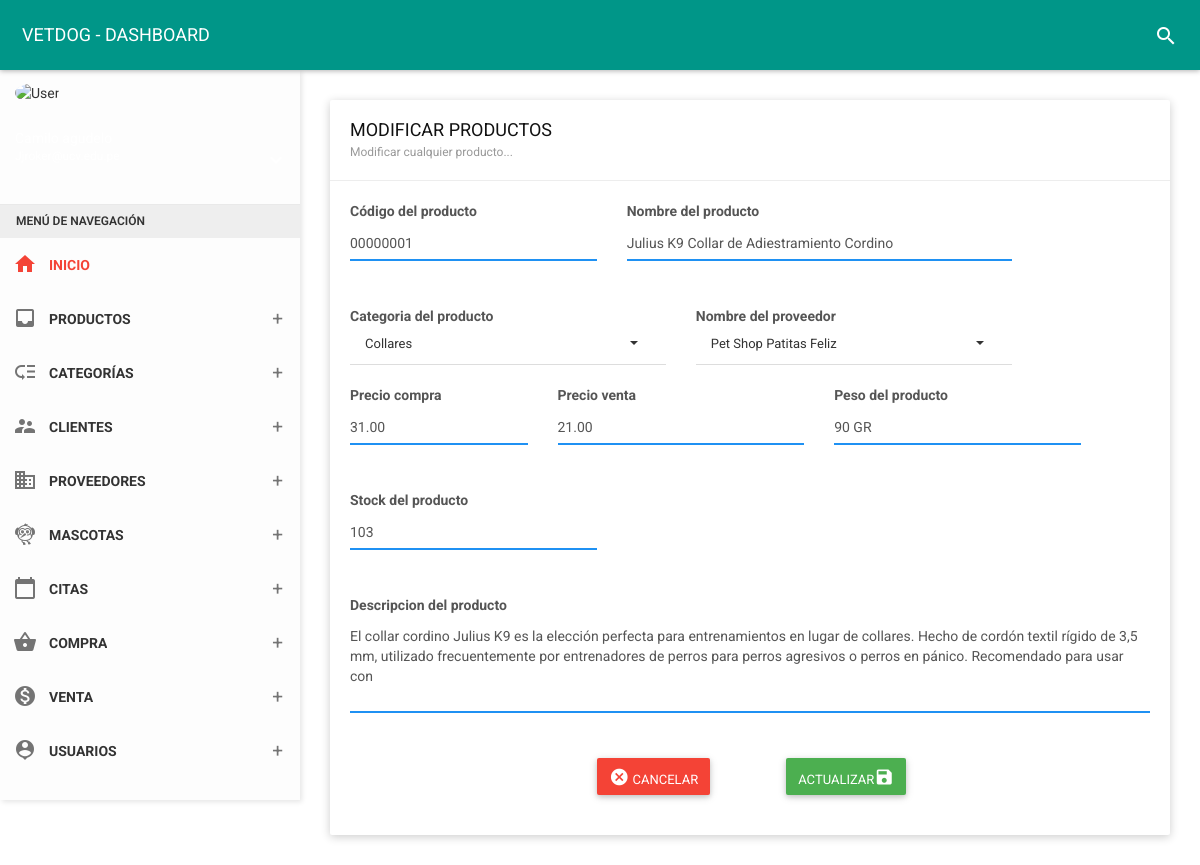
The app's page /vista/productos/edit?id=1 (signed in) with its own data.
### tables this page shows
CREATE TABLE `products` (
  `id_prod` int(11) NOT NULL,
  `codigo` char(14) NOT NULL,
  `id_cate` int(11) NOT NULL,
  `foto` varchar(255) NOT NULL,
  `nompro` varchar(100) NOT NULL,
  `peso` char(5) NOT NULL,
  `id_prove` int(11) NOT NULL,
  `descp` varchar(255) NOT NULL,
  `preciC` decimal(10,2) NOT NULL,
  `precV` decimal(10,2) NOT NULL,
  `stock` char(4) NOT NULL,
  `estado` char(1) NOT NULL,
  `fere` timestamp NOT NULL DEFAULT current_timestamp() ON UPDATE current_timestamp()
);

CREATE TABLE `category` (
  `id_cate` int(11) NOT NULL,
  `nomcate` varchar(50) NOT NULL,
  `estado` char(1) NOT NULL,
  `fere` timestamp NOT NULL DEFAULT current_timestamp() ON UPDATE current_timestamp()
);

CREATE TABLE `supplier` (
  `id_prove` int(11) NOT NULL,
  `nomprove` varchar(255) NOT NULL,
  `ruc` char(14) NOT NULL,
  `direcc` varchar(200) NOT NULL,
  `pais` varchar(50) NOT NULL,
  `tele` char(12) NOT NULL,
  `corre` varchar(35) NOT NULL,
  `estado` char(1) NOT NULL,
  `fere` timestamp NOT NULL DEFAULT current_timestamp() ON UPDATE current_timestamp()
);

### vista/productos/edit.php (the view, shortened to what this page needs)
<!DOCTYPE html>
<html>
<head>
    <link href="../../assets/plugins/bootstrap-select/css/bootstrap-select.css" rel="stylesheet" />
    <link href="../../assets/plugins/bootstrap/css/bootstrap.css" rel="stylesheet">
    <link href="../../assets/plugins/node-waves/waves.css" rel="stylesheet" />
    <link href="../../assets/plugins/animate-css/animate.css" rel="stylesheet" />
    <link href="../../css/style.css" rel="stylesheet">
    <link href="../../assets/css/themes/all-themes.css" rel="stylesheet" />
    <link rel="stylesheet" href="https://cdnjs.cloudflare.com/ajax/libs/limonte-sweetalert2/11.1.9/sweetalert2.min.css" />
</head>
<body class="theme-red">
    <nav class="navbar">
        <div class="container-fluid">
            <div class="navbar-header">
                <a class="navbar-brand" href="../panel-admin/administrador"> VETDOG - DASHBOARD </a>
            </div>
            <div class="collapse navbar-collapse" id="navbar-collapse">
                <ul class="nav navbar-nav navbar-right">
                    <li><a href="javascript:void(0);" class="js-search" data-close="true"><i class="material-icons">search</i></a></li>
                </ul>
            </div>
        </div>
    </nav>
    <?php include_once __DIR__ . '../../menu.php'; ?>
    <section class="content">
        <div class="container-fluid">
            <div class="row clearfix">
                <div class="col-lg-12 col-md-12 col-sm-12 col-xs-12">
                    <div class="card">
                        <div class="header">
                            <h2>
                                MODIFICAR PRODUCTOS
                                <small>Modificar cualquier producto...</small>
                            </h2>
                        </div>
                        <div class="body">
                            <?php
                            $db = new Database();
                            $con = $db->getMysqli();
                            $id = $_GET['id'];
                            $sql = "SELECT products.id_prod, products.codigo, category.id_cate, category.nomcate, products.foto, products.nompro, products.peso, supplier.id_prove, supplier.nomprove, supplier.ruc, supplier.direcc, supplier.tele, supplier.pais, supplier.corre,products.descp, products.preciC, products.precV, products.stock, products.estado, products.fere FROM products INNER JOIN category ON products.id_cate =category.id_cate INNER JOIN supplier ON products.id_prove = supplier.id_prove  WHERE id_prod= '$id'";
                            $query  = $con->query($sql);
                            $data =  array();
                            if ($query) {
                                while ($r = $query->fetch_object()) {
                                    $data[] = $r;
                                }
                            }
                            ?>
                            <?php if (count($data) > 0) : ?>
                                <?php foreach ($data as $d) : ?>
                                    <form method="POST" autocomplete="off" action="../../folder/productos?id=<?php echo $d->id_prod; ?>">
                                        <div class="row clearfix">
                                            <div class="col-sm-4">
                                                <label class="control-label">Código del producto</label>
                                                <div class="form-group">
                                                    <div class="form-line">
                                                        <input type="text" name="codigo" value="<?php echo $d->codigo; ?>" onKeypress="if (event.keyCode < 45 || event.keyCode > 57) event.returnValue = false;" maxlength="8" required class="form-control" placeholder="Código del producto..." />
                                                    </div>
                                                </div>
                                            </div>
                                            <div class="col-sm-6">
                                                <label class="control-label">Nombre del producto</label>
                                                <div class="form-group">
                                                    <div class="form-line">
                                                        <input type="text" name="nompro" value="<?php echo $d->nompro; ?>" required class="form-control" placeholder="Nombre del producto..." />
                                                    </div>
                                                </div>
                                            </div>
                                            <div class="col-sm-5">
                                                <label class="control-label">Categoria del producto</label>
                                                <select class="form-control show-tick" name="id_cate">
                                                    <option value="<?php echo $d->id_cate; ?>"><?php echo $d->nomcate; ?></option>
                                                </select>
                                            </div>
                                            <div class="col-sm-5">
                                                <label class="control-label">Nombre del proveedor</label>
                                                <select class="form-control show-tick" name="id_prove">
                                                    <option value="<?php echo $d->id_prove; ?>"><?php echo $d->nomprove; ?></option>
                                                </select>
                                            </div>
                                            <div class="col-sm-3">
                                                <label class="control-label">Precio compra</label>
                                                <div class="form-group">
                                                    <div class="form-line">
                                                        <input type="text" value="<?php echo $d->preciC; ?>" name="preciC" onKeypress="if (event.keyCode < 45 || event.keyCode > 57) event.returnValue = false;" required class="form-control" placeholder="Precio compra..." />
                                                    </div>
                                                </div>
                                            </div>
                                            <div class="col-sm-4">
                                                <label class="control-label">Precio venta</label>
                                                <div class="form-group">
                                                    <div class="form-line">
                                                        <input type="text" name="precV" value="<?php echo $d->precV; ?>" onKeypress="if (event.keyCode < 45 || event.keyCode > 57) event.returnValue = false;" required class="form-control" placeholder="Precio venta..." />
                                                    </div>
                                                </div>
                                            </div>
                                            <div class="col-sm-4">
                                                <label class="control-label">Peso del producto</label>
                                                <div class="form-group">
                                                    <div class="form-line">
                                                        <input type="text" value="<?php echo $d->peso; ?>" name="peso" maxlength="5" required class="form-control" placeholder="Peso..." />
                                                    </div>
                                                </div>
                                            </div>
                                            <div class="col-sm-4">
                                                <label class="control-label">Stock del producto</label>
                                                <div class="form-group">
                                                    <div class="form-line">
                                                        <input type="text" value="<?php echo $d->stock; ?>" maxlength="2" onKeypress="if (event.keyCode < 45 || event.keyCode > 57) event.returnValue  = false;" name="stock" required class="form-control" placeholder="Stock..." />
                                                    </div>
                                                </div>
                                            </div>
                                            <div class="col-sm-12">
                                                <label class="control-label">Descripcion del producto</label>
                                                <div class="form-group">
                                                    <div class="form-line">
                                                        <textarea rows="4" name="descp" value="<?php echo $d->descp; ?>" class="form-control no-resize" placeholder="Descripcion..."><?php echo $d->descp; ?></textarea>
                                                    </div>
                                                </div>
                                            </div>
                                        </div>
                                        <div class="container-fluid" align="center">
                                            <div class="col-xs-12 col-sm-6 col-md-4 col-lg-3">
                                            </div>
                                            <div class="col-xs-12 col-sm-6 col-md-4 col-lg-3">
                                                <a type="button" href="../../folder/productos" class="btn bg-red"><i class="material-icons">cancel</i> CANCELAR </a>
                                            </div>
                                            <div class="col-xs-12 col-sm-6 col-md-4 col-lg-3">
                                                <button class="btn bg-green" name="update">ACTUALIZAR<i class="material-icons">save</i></button>
                                            </div>
                                        </div>
                                    </form>
                        </div>
                    <?php endforeach; ?>
                <?php else : ?>
                    <span class="px-2 py-1 font-semibold leading-tight text-red-700 bg-red-100 rounded-full dark:text-red-100 dark:bg-red-700">
                        No hay datos
                    </span>
                <?php endif; ?>
                    </div>
                </div>
            </div>
        </div>
    </section>
</body>
</html>

### assets/css/themes/all-themes.css (style rules this page uses)
.theme-red .navbar-brand { color: #fff; }
.theme-red .nav > li > a { color: #fff; }

### records on screen
products: codigo "00000001", nompro "Julius K9 Collar de Adiestramiento Cordino", id_cate.nomcate "Collares", id_prove.nomprove "Pet Shop Patitas Feliz", preciC "31.00", precV "21.00", peso "90 GR", stock "103", descp "El collar cordino Julius K9 es la elección perfecta para entrenamientos en lugar de collares. Hecho de cordón textil rígido de 3,5 mm, utilizado frecuentemente por entrenadores de perros para perros agresivos o perros en pánico. Recomendado para usar con"
